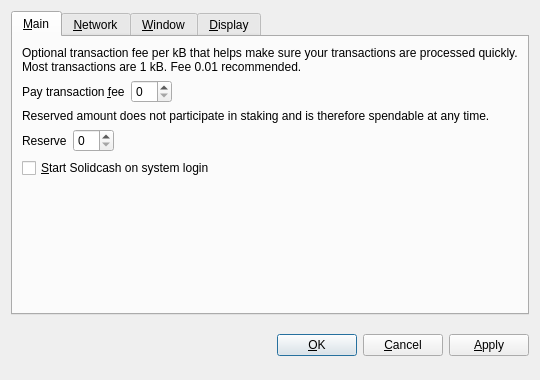
<?xml version="1.0" encoding="UTF-8"?>
<ui version="4.0">
 <class>OptionsDialog</class>
 <widget class="QDialog" name="OptionsDialog">
  <property name="geometry">
   <rect>
    <x>0</x>
    <y>0</y>
    <width>540</width>
    <height>380</height>
   </rect>
  </property>
  <property name="windowTitle">
   <string>Options</string>
  </property>
  <property name="modal">
   <bool>true</bool>
  </property>
  <layout class="QVBoxLayout" name="verticalLayout">
   <item>
    <widget class="QTabWidget" name="tabWidget">
     <property name="tabPosition">
      <enum>QTabWidget::North</enum>
     </property>
     <property name="currentIndex">
      <number>0</number>
     </property>
     <widget class="QWidget" name="tabMain">
      <attribute name="title">
       <string>&amp;Main</string>
      </attribute>
      <layout class="QVBoxLayout" name="verticalLayout_Main">
       <item>
        <widget class="QLabel" name="transactionFeeInfoLabel">
         <property name="text">
          <string>Optional transaction fee per kB that helps make sure your transactions are processed quickly. Most transactions are 1 kB. Fee 0.01 recommended.</string>
         </property>
         <property name="textFormat">
          <enum>Qt::PlainText</enum>
         </property>
         <property name="wordWrap">
          <bool>true</bool>
         </property>
        </widget>
       </item>
       <item>
        <layout class="QHBoxLayout" name="horizontalLayoutFee">
         <item>
          <widget class="QLabel" name="transactionFeeLabel">
           <property name="text">
            <string>Pay transaction &amp;fee</string>
           </property>
           <property name="textFormat">
            <enum>Qt::PlainText</enum>
           </property>
           <property name="buddy">
            <cstring>transactionFee</cstring>
           </property>
          </widget>
         </item>
         <item>
          <widget class="BitcoinAmountField" name="transactionFee"/>
         </item>
         <item>
          <spacer name="horizontalSpacerFee">
           <property name="orientation">
            <enum>Qt::Horizontal</enum>
           </property>
           <property name="sizeHint" stdset="0">
            <size>
             <width>40</width>
             <height>20</height>
            </size>
           </property>
          </spacer>
         </item>
        </layout>
       </item>
       <item>
        <widget class="QLabel" name="reserveBalanceInfoLabel">
         <property name="text">
          <string>Reserved amount does not participate in staking and is therefore spendable at any time.</string>
         </property>
         <property name="textFormat">
          <enum>Qt::PlainText</enum>
         </property>
         <property name="wordWrap">
          <bool>true</bool>
         </property>
        </widget>
       </item>
       <item>
        <layout class="QHBoxLayout" name="horizontalLayoutReserveBalance">
         <item>
          <widget class="QLabel" name="reserveBalanceLabel">
           <property name="text">
            <string>Reserve</string>
           </property>
           <property name="textFormat">
            <enum>Qt::PlainText</enum>
           </property>
           <property name="buddy">
            <cstring>reserveBalance</cstring>
           </property>
          </widget>
         </item>
         <item>
          <widget class="BitcoinAmountField" name="reserveBalance"/>
         </item>
         <item>
          <spacer name="horizontalSpacerReserveBalance">
           <property name="orientation">
            <enum>Qt::Horizontal</enum>
           </property>
           <property name="sizeHint" stdset="0">
            <size>
             <width>40</width>
             <height>20</height>
            </size>
           </property>
          </spacer>
         </item>
        </layout>
       </item>
       <item>
        <widget class="QCheckBox" name="bitcoinAtStartup">
         <property name="toolTip">
          <string>Automatically start Solidcash after logging in to the system.</string>
         </property>
         <property name="text">
          <string>&amp;Start Solidcash on system login</string>
         </property>
        </widget>
       </item>
       <item>
        <spacer name="verticalSpacer_Main">
         <property name="orientation">
          <enum>Qt::Vertical</enum>
         </property>
         <property name="sizeHint" stdset="0">
          <size>
           <width>20</width>
           <height>40</height>
          </size>
         </property>
        </spacer>
       </item>
      </layout>
     </widget>
     <widget class="QWidget" name="tabNetwork">
      <attribute name="title">
       <string>&amp;Network</string>
      </attribute>
      <layout class="QVBoxLayout" name="verticalLayout_Network">
       <item>
        <widget class="QCheckBox" name="mapPortUpnp">
         <property name="toolTip">
          <string>Automatically open the Solidcash client port on the router. This only works when your router supports UPnP and it is enabled.</string>
         </property>
         <property name="text">
          <string>Map port using &amp;UPnP</string>
         </property>
        </widget>
       </item>
       <item>
        <widget class="QCheckBox" name="connectSocks">
         <property name="toolTip">
          <string>Connect to the Solidcash network through a SOCKS proxy (e.g. when connecting through Tor).</string>
         </property>
         <property name="text">
          <string>&amp;Connect through SOCKS proxy:</string>
         </property>
        </widget>
       </item>
       <item>
        <layout class="QHBoxLayout" name="horizontalLayout_Network">
         <item>
          <widget class="QLabel" name="proxyIpLabel">
           <property name="text">
            <string>Proxy &amp;IP:</string>
           </property>
           <property name="textFormat">
            <enum>Qt::PlainText</enum>
           </property>
           <property name="buddy">
            <cstring>proxyIp</cstring>
           </property>
          </widget>
         </item>
         <item>
          <widget class="QValidatedLineEdit" name="proxyIp">
           <property name="maximumSize">
            <size>
             <width>140</width>
             <height>16777215</height>
            </size>
           </property>
           <property name="toolTip">
            <string>IP address of the proxy (e.g. 127.0.0.1)</string>
           </property>
          </widget>
         </item>
         <item>
          <widget class="QLabel" name="proxyPortLabel">
           <property name="text">
            <string>&amp;Port:</string>
           </property>
           <property name="textFormat">
            <enum>Qt::PlainText</enum>
           </property>
           <property name="buddy">
            <cstring>proxyPort</cstring>
           </property>
          </widget>
         </item>
         <item>
          <widget class="QLineEdit" name="proxyPort">
           <property name="maximumSize">
            <size>
             <width>55</width>
             <height>16777215</height>
            </size>
           </property>
           <property name="toolTip">
            <string>Port of the proxy (e.g. 9050)</string>
           </property>
          </widget>
         </item>
         <item>
          <widget class="QLabel" name="socksVersionLabel">
           <property name="text">
            <string>SOCKS &amp;Version:</string>
           </property>
           <property name="textFormat">
            <enum>Qt::PlainText</enum>
           </property>
           <property name="buddy">
            <cstring>socksVersion</cstring>
           </property>
          </widget>
         </item>
         <item>
          <widget class="QValueComboBox" name="socksVersion">
           <property name="toolTip">
            <string>SOCKS version of the proxy (e.g. 5)</string>
           </property>
          </widget>
         </item>
         <item>
          <spacer name="horizontalSpacer_Network">
           <property name="orientation">
            <enum>Qt::Horizontal</enum>
           </property>
           <property name="sizeHint" stdset="0">
            <size>
             <width>40</width>
             <height>20</height>
            </size>
           </property>
          </spacer>
         </item>
        </layout>
       </item>
       <item>
        <spacer name="verticalSpacer_Network">
         <property name="orientation">
          <enum>Qt::Vertical</enum>
         </property>
         <property name="sizeHint" stdset="0">
          <size>
           <width>20</width>
           <height>40</height>
          </size>
         </property>
        </spacer>
       </item>
      </layout>
     </widget>
     <widget class="QWidget" name="tabWindow">
      <attribute name="title">
       <string>&amp;Window</string>
      </attribute>
      <layout class="QVBoxLayout" name="verticalLayout_Window">
       <item>
        <widget class="QCheckBox" name="minimizeToTray">
         <property name="toolTip">
          <string>Show only a tray icon after minimizing the window.</string>
         </property>
         <property name="text">
          <string>&amp;Minimize to the tray instead of the taskbar</string>
         </property>
        </widget>
       </item>
       <item>
        <widget class="QCheckBox" name="minimizeOnClose">
         <property name="toolTip">
          <string>Minimize instead of exit the application when the window is closed. When this option is enabled, the application will be closed only after selecting Quit in the menu.</string>
         </property>
         <property name="text">
          <string>M&amp;inimize on close</string>
         </property>
        </widget>
       </item>
       <item>
        <spacer name="verticalSpacer_Window">
         <property name="orientation">
          <enum>Qt::Vertical</enum>
         </property>
         <property name="sizeHint" stdset="0">
          <size>
           <width>20</width>
           <height>40</height>
          </size>
         </property>
        </spacer>
       </item>
      </layout>
     </widget>
     <widget class="QWidget" name="tabDisplay">
      <attribute name="title">
       <string>&amp;Display</string>
      </attribute>
      <layout class="QVBoxLayout" name="verticalLayout_Display">
       <item>
        <layout class="QHBoxLayout" name="horizontalLayout_1_Display">
         <item>
          <widget class="QLabel" name="langLabel">
           <property name="text">
            <string>User Interface &amp;language:</string>
           </property>
           <property name="textFormat">
            <enum>Qt::PlainText</enum>
           </property>
           <property name="buddy">
            <cstring>lang</cstring>
           </property>
          </widget>
         </item>
         <item>
          <widget class="QValueComboBox" name="lang">
           <property name="toolTip">
            <string>The user interface language can be set here. This setting will take effect after restarting Solidcash.</string>
           </property>
          </widget>
         </item>
        </layout>
       </item>
       <item>
        <layout class="QHBoxLayout" name="horizontalLayout_2_Display">
         <item>
          <widget class="QLabel" name="unitLabel">
           <property name="text">
            <string>&amp;Unit to show amounts in:</string>
           </property>
           <property name="textFormat">
            <enum>Qt::PlainText</enum>
           </property>
           <property name="buddy">
            <cstring>unit</cstring>
           </property>
          </widget>
         </item>
         <item>
          <widget class="QValueComboBox" name="unit">
           <property name="toolTip">
            <string>Choose the default subdivision unit to show in the interface and when sending coins.</string>
           </property>
          </widget>
         </item>
        </layout>
       </item>
       <item>
        <widget class="QCheckBox" name="displayAddresses">
         <property name="toolTip">
          <string>Whether to show Solidcash addresses in the transaction list or not.</string>
         </property>
         <property name="text">
          <string>&amp;Display addresses in transaction list</string>
         </property>
        </widget>
       </item>
       <item>
        <widget class="QCheckBox" name="coinControlFeatures">
         <property name="toolTip">
          <string>Whether to show coin control features or not.</string>
         </property>
         <property name="text">
          <string>Display coin &amp;control features (experts only!)</string>
         </property>
        </widget>
       </item>
       <item>
        <spacer name="verticalSpacer_Display">
         <property name="orientation">
          <enum>Qt::Vertical</enum>
         </property>
         <property name="sizeHint" stdset="0">
          <size>
           <width>20</width>
           <height>40</height>
          </size>
         </property>
        </spacer>
       </item>
      </layout>
     </widget>
    </widget>
   </item>
   <item>
    <layout class="QHBoxLayout" name="horizontalLayout_Buttons">
     <item>
      <spacer name="horizontalSpacer_1">
       <property name="orientation">
        <enum>Qt::Horizontal</enum>
       </property>
       <property name="sizeHint" stdset="0">
        <size>
         <width>40</width>
         <height>48</height>
        </size>
       </property>
      </spacer>
     </item>
     <item>
      <widget class="QLabel" name="statusLabel">
       <property name="font">
        <font>
         <weight>75</weight>
         <bold>true</bold>
        </font>
       </property>
       <property name="text">
        <string/>
       </property>
       <property name="textFormat">
        <enum>Qt::PlainText</enum>
       </property>
       <property name="wordWrap">
        <bool>true</bool>
       </property>
      </widget>
     </item>
     <item>
      <spacer name="horizontalSpacer_2">
       <property name="orientation">
        <enum>Qt::Horizontal</enum>
       </property>
       <property name="sizeHint" stdset="0">
        <size>
         <width>40</width>
         <height>48</height>
        </size>
       </property>
      </spacer>
     </item>
     <item>
      <widget class="QPushButton" name="okButton">
       <property name="text">
        <string>&amp;OK</string>
       </property>
      </widget>
     </item>
     <item>
      <widget class="QPushButton" name="cancelButton">
       <property name="text">
        <string>&amp;Cancel</string>
       </property>
       <property name="autoDefault">
        <bool>false</bool>
       </property>
      </widget>
     </item>
     <item>
      <widget class="QPushButton" name="applyButton">
       <property name="text">
        <string>&amp;Apply</string>
       </property>
       <property name="autoDefault">
        <bool>false</bool>
       </property>
      </widget>
     </item>
    </layout>
   </item>
  </layout>
 </widget>
 <customwidgets>
  <customwidget>
   <class>BitcoinAmountField</class>
   <extends>QSpinBox</extends>
   <header>bitcoinamountfield.h</header>
  </customwidget>
  <customwidget>
   <class>QValueComboBox</class>
   <extends>QComboBox</extends>
   <header>qvaluecombobox.h</header>
  </customwidget>
  <customwidget>
   <class>QValidatedLineEdit</class>
   <extends>QLineEdit</extends>
   <header>qvalidatedlineedit.h</header>
  </customwidget>
 </customwidgets>
 <resources/>
 <connections/>
</ui>
